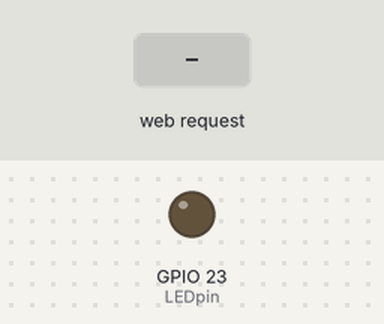
Recording of a sketch running on a simulated ESP32. Parts: output pins drawn as LEDs (lit = HIGH). The test bench sets the inputs (shaded band). WiFi joins after 1.5 s; servers stay silent unless stated; what the sketch prints to the serial monitor is not drawn.

Above: at 2.7 s.
2.8 s: HTTP request GET /ledon received
At 3.8 s:
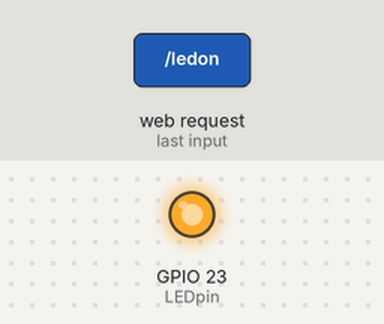
4.3 s: HTTP request GET /ledoff received
At 5.0 s:
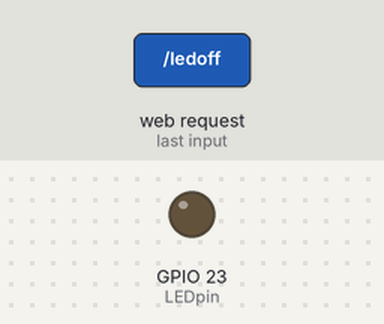
Timing chart, 0 to 7.3 s (numbered marks = the images above; inputs shaded):
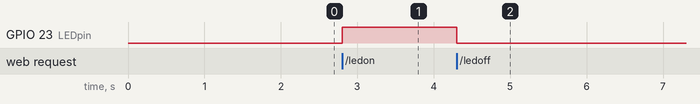

The sketch:

wifi_server_STA.ino
```cpp
#include <Arduino.h>
#include <WiFi.h>
#include <WiFiClient.h>
#include <WebServer.h>

#define LEDpin 23

const char* ssid = "gamma-negotiation";
const char* password =  "Olimpionik";
WebServer server(80);

void handleRoot();
void handleNotFound();

uint8_t count = 12;
bool LEDstatus = LOW;

void setup()
{

  Serial.begin(115200);
  pinMode(LEDpin, OUTPUT);
  digitalWrite(LEDpin, LOW);

  WiFi.mode(WIFI_STA);
  WiFi.begin(ssid, password); //подключение к сети

  Serial.print("Connecting to WiFi");
  while ((WiFi.status() != WL_CONNECTED) && (count--))
  {
    delay(500);
    Serial.print(".");
  }
   Serial.println("");
  if (count != 0)
  {
    Serial.println("Connected to the WiFi network");
    Serial.print("IP address: "); Serial.println(WiFi.localIP());
  }
  else
  {
    Serial.println("Don't connected to the WiFi network");
  }

  server.on("/", handleRoot);
  server.on("/ledon", handleLedOn);
  server.on("/ledoff", handleLedOff);
  server.onNotFound(handleNotFound);
  server.begin();
}

void loop() {

  server.handleClient();
}

void handleRoot()
{
  server.send(200, "text/plain", "hello from esp32!");
}

void handleLedOn()
{
  server.send(200, "text/plain", "led_on!");
  digitalWrite(LEDpin, HIGH);
}

void handleLedOff()
{
  server.send(200, "text/plain", "led_off!");
   digitalWrite(LEDpin, LOW);
}

void handleNotFound()
{
  server.send(404, "text/plain", "File Not Found");
}
```

Measured:
- after the input at 2.8 s, GPIO 23 (LEDpin): LOW → HIGH at once
- after the input at 4.3 s, GPIO 23 (LEDpin): HIGH → LOW at once
